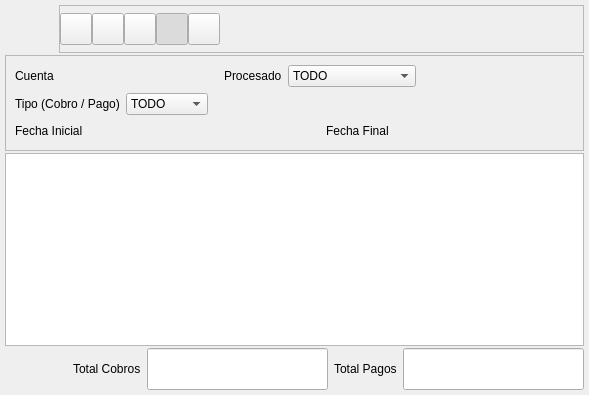
<?xml version="1.0" encoding="UTF-8"?>
<ui version="4.0">
 <class>CobroPagoBase</class>
 <widget class="QWidget" name="CobroPagoBase">
  <property name="geometry">
   <rect>
    <x>0</x>
    <y>0</y>
    <width>589</width>
    <height>395</height>
   </rect>
  </property>
  <property name="windowTitle">
   <string>Gestion de Cobros y Pagos</string>
  </property>
  <property name="windowIcon">
   <iconset resource="../../../bulmages.qrc">
    <normaloff>:/Images/bank-list.png</normaloff>:/Images/bank-list.png</iconset>
  </property>
  <layout class="QVBoxLayout">
   <property name="spacing">
    <number>2</number>
   </property>
   <property name="margin">
    <number>5</number>
   </property>
   <item>
    <layout class="QHBoxLayout">
     <property name="spacing">
      <number>6</number>
     </property>
     <property name="margin">
      <number>0</number>
     </property>
     <item>
      <widget class="QLabel" name="label">
       <property name="minimumSize">
        <size>
         <width>48</width>
         <height>48</height>
        </size>
       </property>
       <property name="maximumSize">
        <size>
         <width>48</width>
         <height>48</height>
        </size>
       </property>
       <property name="text">
        <string/>
       </property>
       <property name="pixmap">
        <pixmap resource="../../../bulmages.qrc">:/Images/bank-list.png</pixmap>
       </property>
      </widget>
     </item>
     <item>
      <widget class="QFrame" name="frame">
       <property name="frameShape">
        <enum>QFrame::StyledPanel</enum>
       </property>
       <property name="frameShadow">
        <enum>QFrame::Raised</enum>
       </property>
       <layout class="QHBoxLayout">
        <property name="spacing">
         <number>0</number>
        </property>
        <property name="margin">
         <number>0</number>
        </property>
        <item>
         <widget class="QToolButton" name="mui_crear">
          <property name="minimumSize">
           <size>
            <width>32</width>
            <height>32</height>
           </size>
          </property>
          <property name="maximumSize">
           <size>
            <width>32</width>
            <height>32</height>
           </size>
          </property>
          <property name="toolTip">
           <string>Crear</string>
          </property>
          <property name="whatsThis">
           <string>Crear</string>
          </property>
          <property name="text">
           <string/>
          </property>
          <property name="icon">
           <iconset resource="../../../bulmages.qrc">
            <normaloff>:/Images/document-new.png</normaloff>:/Images/document-new.png</iconset>
          </property>
          <property name="iconSize">
           <size>
            <width>22</width>
            <height>22</height>
           </size>
          </property>
         </widget>
        </item>
        <item>
         <widget class="QToolButton" name="mui_guardar">
          <property name="minimumSize">
           <size>
            <width>32</width>
            <height>32</height>
           </size>
          </property>
          <property name="maximumSize">
           <size>
            <width>32</width>
            <height>32</height>
           </size>
          </property>
          <property name="toolTip">
           <string>Guardar</string>
          </property>
          <property name="whatsThis">
           <string>Guardar</string>
          </property>
          <property name="text">
           <string/>
          </property>
          <property name="icon">
           <iconset resource="../../../bulmages.qrc">
            <normaloff>:/Images/edit-save.png</normaloff>:/Images/edit-save.png</iconset>
          </property>
          <property name="iconSize">
           <size>
            <width>22</width>
            <height>22</height>
           </size>
          </property>
         </widget>
        </item>
        <item>
         <widget class="QToolButton" name="mui_borrar">
          <property name="minimumSize">
           <size>
            <width>32</width>
            <height>32</height>
           </size>
          </property>
          <property name="maximumSize">
           <size>
            <width>32</width>
            <height>32</height>
           </size>
          </property>
          <property name="toolTip">
           <string>Borrar</string>
          </property>
          <property name="whatsThis">
           <string>Borrar</string>
          </property>
          <property name="text">
           <string/>
          </property>
          <property name="icon">
           <iconset resource="../../../bulmages.qrc">
            <normaloff>:/Genericos32x32/images/png/i_dele.png</normaloff>:/Genericos32x32/images/png/i_dele.png</iconset>
          </property>
          <property name="iconSize">
           <size>
            <width>22</width>
            <height>22</height>
           </size>
          </property>
         </widget>
        </item>
        <item>
         <widget class="QToolButton" name="mui_filtrar">
          <property name="minimumSize">
           <size>
            <width>32</width>
            <height>32</height>
           </size>
          </property>
          <property name="maximumSize">
           <size>
            <width>29</width>
            <height>32</height>
           </size>
          </property>
          <property name="toolTip">
           <string>Filtrar</string>
          </property>
          <property name="whatsThis">
           <string>Filtrar</string>
          </property>
          <property name="text">
           <string/>
          </property>
          <property name="icon">
           <iconset resource="../../../bulmages.qrc">
            <normaloff>:/Images/edit-find.png</normaloff>:/Images/edit-find.png</iconset>
          </property>
          <property name="iconSize">
           <size>
            <width>22</width>
            <height>22</height>
           </size>
          </property>
          <property name="checkable">
           <bool>true</bool>
          </property>
          <property name="checked">
           <bool>true</bool>
          </property>
         </widget>
        </item>
        <item>
         <widget class="QToolButton" name="mui_actualizar">
          <property name="minimumSize">
           <size>
            <width>32</width>
            <height>32</height>
           </size>
          </property>
          <property name="maximumSize">
           <size>
            <width>32</width>
            <height>32</height>
           </size>
          </property>
          <property name="toolTip">
           <string>Actualizar</string>
          </property>
          <property name="whatsThis">
           <string>Actualizar</string>
          </property>
          <property name="text">
           <string/>
          </property>
          <property name="icon">
           <iconset resource="../../../bulmages.qrc">
            <normaloff>:/Images/view-refresh.png</normaloff>:/Images/view-refresh.png</iconset>
          </property>
          <property name="iconSize">
           <size>
            <width>22</width>
            <height>22</height>
           </size>
          </property>
         </widget>
        </item>
        <item>
         <spacer>
          <property name="orientation">
           <enum>Qt::Horizontal</enum>
          </property>
          <property name="sizeType">
           <enum>QSizePolicy::Expanding</enum>
          </property>
          <property name="sizeHint" stdset="0">
           <size>
            <width>571</width>
            <height>44</height>
           </size>
          </property>
         </spacer>
        </item>
       </layout>
      </widget>
     </item>
    </layout>
   </item>
   <item>
    <widget class="QFrame" name="frame_2">
     <property name="frameShape">
      <enum>QFrame::StyledPanel</enum>
     </property>
     <property name="frameShadow">
      <enum>QFrame::Raised</enum>
     </property>
     <layout class="QVBoxLayout">
      <property name="spacing">
       <number>6</number>
      </property>
      <property name="margin">
       <number>9</number>
      </property>
      <item>
       <layout class="QHBoxLayout">
        <property name="spacing">
         <number>6</number>
        </property>
        <property name="margin">
         <number>0</number>
        </property>
        <item>
         <layout class="QHBoxLayout">
          <property name="spacing">
           <number>6</number>
          </property>
          <property name="margin">
           <number>0</number>
          </property>
          <item>
           <widget class="QLabel" name="textLabel1_3">
            <property name="text">
             <string>Cuenta</string>
            </property>
           </widget>
          </item>
          <item>
           <widget class="BlSearchWidget" name="m_cuenta"/>
          </item>
         </layout>
        </item>
        <item>
         <spacer>
          <property name="orientation">
           <enum>Qt::Horizontal</enum>
          </property>
          <property name="sizeType">
           <enum>QSizePolicy::Expanding</enum>
          </property>
          <property name="sizeHint" stdset="0">
           <size>
            <width>141</width>
            <height>20</height>
           </size>
          </property>
         </spacer>
        </item>
        <item>
         <layout class="QHBoxLayout">
          <property name="spacing">
           <number>6</number>
          </property>
          <property name="margin">
           <number>0</number>
          </property>
          <item>
           <widget class="QLabel" name="textLabel1_2">
            <property name="text">
             <string>Procesado</string>
            </property>
           </widget>
          </item>
          <item>
           <widget class="QComboBox" name="m_procesado">
            <item>
             <property name="text">
              <string>TODO</string>
             </property>
            </item>
            <item>
             <property name="text">
              <string>PROCESADO</string>
             </property>
            </item>
            <item>
             <property name="text">
              <string>NO PROCESADO</string>
             </property>
            </item>
           </widget>
          </item>
         </layout>
        </item>
        <item>
         <spacer>
          <property name="orientation">
           <enum>Qt::Horizontal</enum>
          </property>
          <property name="sizeHint" stdset="0">
           <size>
            <width>40</width>
            <height>20</height>
           </size>
          </property>
         </spacer>
        </item>
       </layout>
      </item>
      <item>
       <layout class="QHBoxLayout">
        <property name="spacing">
         <number>6</number>
        </property>
        <property name="margin">
         <number>0</number>
        </property>
        <item>
         <layout class="QHBoxLayout">
          <property name="spacing">
           <number>6</number>
          </property>
          <property name="margin">
           <number>0</number>
          </property>
          <item>
           <widget class="QLabel" name="textLabel1">
            <property name="text">
             <string>Tipo (Cobro / Pago)</string>
            </property>
           </widget>
          </item>
          <item>
           <widget class="QComboBox" name="m_tipoprevcobro">
            <item>
             <property name="text">
              <string>TODO</string>
             </property>
            </item>
            <item>
             <property name="text">
              <string>COBROS</string>
             </property>
            </item>
            <item>
             <property name="text">
              <string>PAGOS</string>
             </property>
            </item>
           </widget>
          </item>
         </layout>
        </item>
        <item>
         <spacer>
          <property name="orientation">
           <enum>Qt::Horizontal</enum>
          </property>
          <property name="sizeHint" stdset="0">
           <size>
            <width>40</width>
            <height>20</height>
           </size>
          </property>
         </spacer>
        </item>
       </layout>
      </item>
      <item>
       <layout class="QHBoxLayout">
        <property name="spacing">
         <number>6</number>
        </property>
        <property name="margin">
         <number>0</number>
        </property>
        <item>
         <layout class="QHBoxLayout">
          <property name="spacing">
           <number>6</number>
          </property>
          <property name="margin">
           <number>0</number>
          </property>
          <item>
           <widget class="QLabel" name="textLabel1_2_3">
            <property name="text">
             <string>Fecha Inicial</string>
            </property>
           </widget>
          </item>
          <item>
           <widget class="BlDateSearch" name="m_firstDate"/>
          </item>
         </layout>
        </item>
        <item>
         <spacer>
          <property name="orientation">
           <enum>Qt::Horizontal</enum>
          </property>
          <property name="sizeType">
           <enum>QSizePolicy::Expanding</enum>
          </property>
          <property name="sizeHint" stdset="0">
           <size>
            <width>231</width>
            <height>20</height>
           </size>
          </property>
         </spacer>
        </item>
        <item>
         <layout class="QHBoxLayout">
          <property name="spacing">
           <number>6</number>
          </property>
          <property name="margin">
           <number>0</number>
          </property>
          <item>
           <widget class="QLabel" name="textLabel1_2_2_2">
            <property name="text">
             <string>Fecha Final</string>
            </property>
           </widget>
          </item>
          <item>
           <widget class="BlDateSearch" name="m_lastDate"/>
          </item>
         </layout>
        </item>
        <item>
         <spacer>
          <property name="orientation">
           <enum>Qt::Horizontal</enum>
          </property>
          <property name="sizeHint" stdset="0">
           <size>
            <width>40</width>
            <height>20</height>
           </size>
          </property>
         </spacer>
        </item>
       </layout>
      </item>
     </layout>
    </widget>
   </item>
   <item>
    <widget class="BcSubForm" name="mui_listado"/>
   </item>
   <item>
    <layout class="QHBoxLayout">
     <property name="spacing">
      <number>6</number>
     </property>
     <property name="margin">
      <number>0</number>
     </property>
     <item>
      <spacer>
       <property name="orientation">
        <enum>Qt::Horizontal</enum>
       </property>
       <property name="sizeType">
        <enum>QSizePolicy::Expanding</enum>
       </property>
       <property name="sizeHint" stdset="0">
        <size>
         <width>131</width>
         <height>31</height>
        </size>
       </property>
      </spacer>
     </item>
     <item>
      <widget class="QLabel" name="textLabel1_4">
       <property name="text">
        <string>Total Cobros</string>
       </property>
      </widget>
     </item>
     <item>
      <widget class="QLineEdit" name="m_totalCobros">
       <property name="enabled">
        <bool>true</bool>
       </property>
       <property name="font">
        <font>
         <family>Sans Serif</family>
         <pointsize>18</pointsize>
         <weight>75</weight>
         <italic>false</italic>
         <bold>true</bold>
         <underline>false</underline>
         <strikeout>false</strikeout>
        </font>
       </property>
       <property name="alignment">
        <set>Qt::AlignRight</set>
       </property>
       <property name="readOnly">
        <bool>false</bool>
       </property>
      </widget>
     </item>
     <item>
      <widget class="QLabel" name="textLabel1_4_2">
       <property name="text">
        <string>Total Pagos</string>
       </property>
      </widget>
     </item>
     <item>
      <widget class="QLineEdit" name="m_totalPagos">
       <property name="enabled">
        <bool>true</bool>
       </property>
       <property name="font">
        <font>
         <family>Sans Serif</family>
         <pointsize>18</pointsize>
         <weight>75</weight>
         <italic>false</italic>
         <bold>true</bold>
         <underline>false</underline>
         <strikeout>false</strikeout>
        </font>
       </property>
       <property name="alignment">
        <set>Qt::AlignRight</set>
       </property>
       <property name="readOnly">
        <bool>false</bool>
       </property>
      </widget>
     </item>
    </layout>
   </item>
  </layout>
 </widget>
 <layoutdefault spacing="6" margin="11"/>
 <customwidgets>
  <customwidget>
   <class>BlDateSearch</class>
   <extends>QWidget</extends>
   <header>bldatesearch.h</header>
  </customwidget>
  <customwidget>
   <class>BlSearchWidget</class>
   <extends>QWidget</extends>
   <header>blsearchwidget.h</header>
   <container>1</container>
  </customwidget>
  <customwidget>
   <class>BcSubForm</class>
   <extends>QTableWidget</extends>
   <header>bcsubform.h</header>
  </customwidget>
 </customwidgets>
 <resources>
  <include location="../../../bulmages.qrc"/>
 </resources>
 <connections>
  <connection>
   <sender>mui_filtrar</sender>
   <signal>toggled(bool)</signal>
   <receiver>frame_2</receiver>
   <slot>setShown(bool)</slot>
   <hints>
    <hint type="sourcelabel">
     <x>186</x>
     <y>31</y>
    </hint>
    <hint type="destinationlabel">
     <x>189</x>
     <y>97</y>
    </hint>
   </hints>
  </connection>
 </connections>
</ui>
